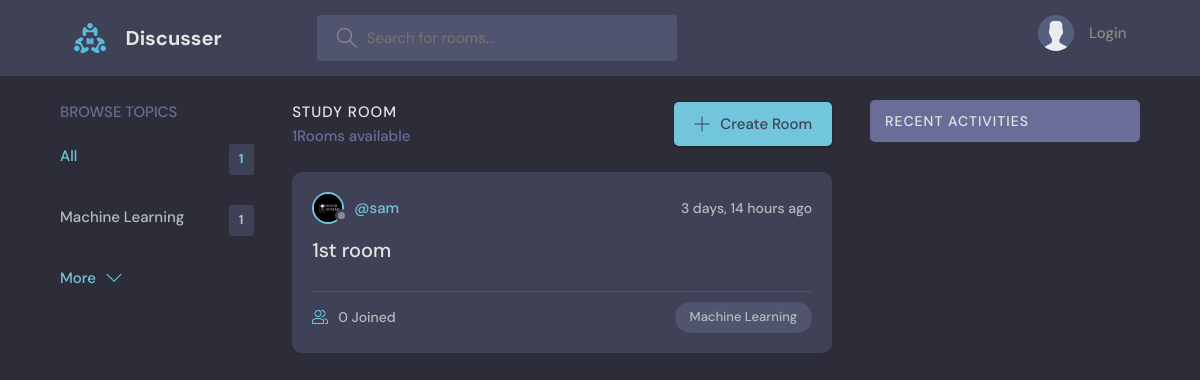
Before: / with the older database file.
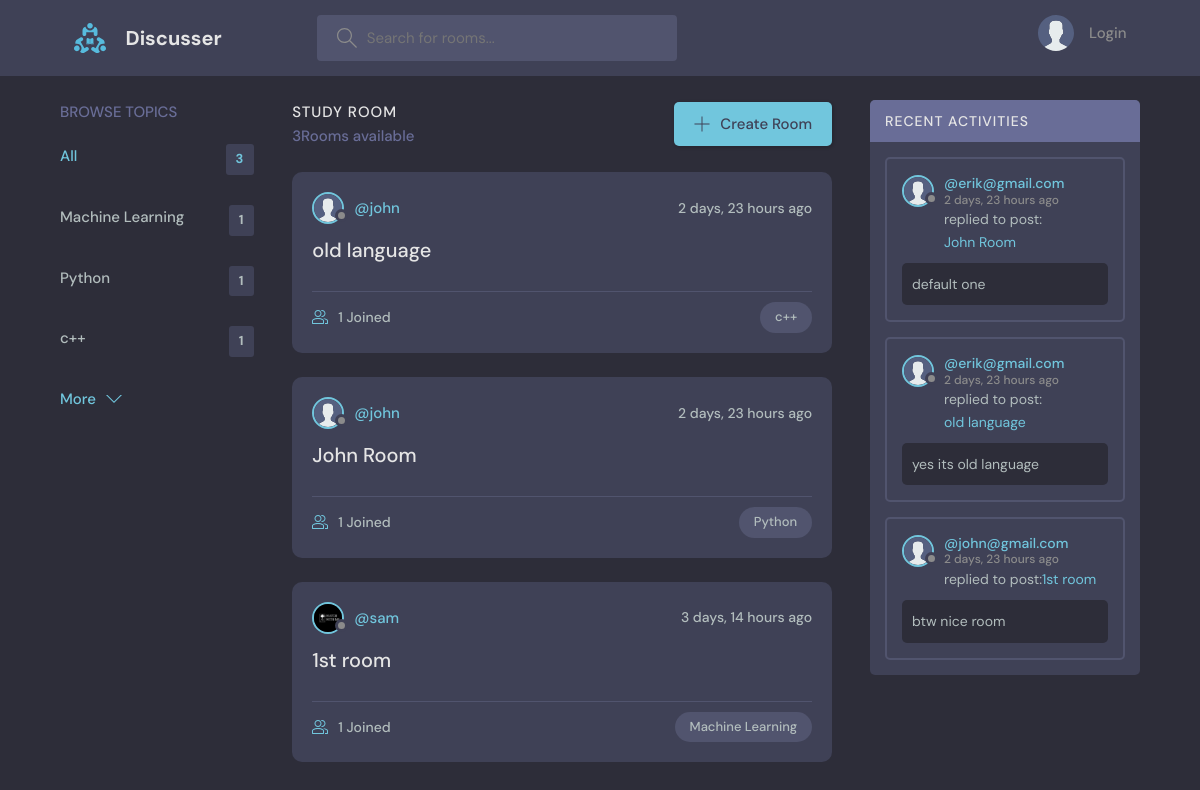
After: the same page with the newer database file.
### base/models.py (models this page shows, shortened)
class Topic(models.Model):
    name=models.CharField(max_length = 200)

class Room(models.Model):
    host=models.ForeignKey(User, on_delete=models.SET_NULL,null=True)
    topic =models.ForeignKey(Topic, on_delete=models.SET_NULL,null=True)
    name = models.CharField(max_length = 200)
    description = models.TextField(null=True, blank=True)
    participants = models.ManyToManyField(User, related_name='participants',blank=True)
    updated = models.DateTimeField(auto_now = True)
    created = models.DateTimeField(auto_now_add = True)
    class Meta:
        ordering = ['-updated','-created']
    def __str__(self):
        return self.name

class User(AbstractUser):
    name = models.CharField(max_length = 200, null=True)
    email = models.EmailField(unique = True,null=True)
    bio = models.TextField(null=True)
    avatar = models.ImageField(null=True ,default="avatar.svg")
    USERNAME_FIELD = 'email'
    REQUIRED_FIELDS = []

class Message(models.Model):
    user=models.ForeignKey(User, on_delete=models.CASCADE)
    room = models.ForeignKey(Room, on_delete=models.CASCADE)
    body = models.TextField()
    updated = models.DateTimeField(auto_now = True)
    created = models.DateTimeField(auto_now_add = True)
    class Meta:
        ordering = ['-updated','-created']

### base/views.py (the view)
# urls.py: path("",views.home,name='home'),
def home(request):
    q = request.GET.get('q') if request.GET.get('q') != None else ''
    rooms = Room.objects.filter(
     Q(topic__name__icontains = q)|
     Q(name__icontains=q)|Q(description__icontains=q))
    topic = Topic.objects.all()[0:5]
    room_count = rooms.count()
    room_messages = Message.objects.filter(Q(room__topic__name__icontains=q))
    context = {'rooms':rooms,'topics':topic,'room_count':room_count,'room_messages':room_messages}
    return render(request,'base/home.html',context)

### base/templates/base/home.html (shortened to what this page needs)
{% extends 'main.html' %} {% block content %}
<main class="layout layout--3">
  <div class="container">
    {% include 'base/topics_component.html' %}
    <div class="roomList">
      <div class="roomList__header">
        <div>
          <h2>Study Room</h2>
          <p>{{room_count}}Rooms available</p>
        </div>
        <a class="btn btn--main" href="/create-room">
          <svg
            version="1.1"
            xmlns="http://www.w3.org/2000/svg"
            width="32"
            height="32"
            viewBox="0 0 32 32"
          >
            <title>add</title>
            <path
              d="M16.943 0.943h-1.885v14.115h-14.115v1.885h14.115v14.115h1.885v-14.115h14.115v-1.885h-14.115v-14.115z"
            ></path>
          </svg>
          Create Room
        </a>
      </div>
      {% include 'base/feed_component.html' %}
    </div>
    {% include 'base/activity_component.html'%}
  </div>
</main>
{% endblock content%}

### base/templates/base/topics_component.html
<div class="topics">
  <div class="topics__header">
    <h2>Browse Topics</h2>
  </div>
  <ul class="topics__list">
    <li>
      <a href="/" class="active">All <span>{{topics.count}}</span></a>
    </li>
    {% for topic in topics %}
    <li>
      <a href="/?q={{topic.name}}"
        >{{topic.name}} <span>{{topic.room_set.all.count}}</span></a
      >
    </li>
    {% endfor %}
  </ul>
  <a class="btn btn--link" href="/topics">
    More
    <svg
      version="1.1"
      xmlns="http://www.w3.org/2000/svg"
      width="32"
      height="32"
      viewBox="0 0 32 32"
    >
      <title>chevron-down</title>
      <path d="M16 21l-13-13h-3l16 16 16-16h-3l-13 13z"></path>
    </svg>
  </a>
</div>

### base/templates/base/feed_component.html (shortened to what this page needs)
{% for room in rooms %}
<div class="roomListRoom">
  <div class="roomListRoom__header">
    <a href="/profile/{{room.host.id}}" class="roomListRoom__author">
      <div class="avatar avatar--small">
        <img src="{{room.host.avatar.url}}" />
      </div>
      <span>@{{room.host.username}}</span>
    </a>
    <div class="roomListRoom__actions">
      <span>{{room.created|timesince}} ago</span>
    </div>
  </div>
  <div class="roomListRoom__content">
    <a href="/room/{{room.id}}">{{room.name}}</a>
  </div>
  <div class="roomListRoom__meta">
    <a href="/room/{{room.id}}" class="roomListRoom__joined">
      {{room.participants.all.count}} Joined
    </a>
    <p class="roomListRoom__topic">{{room.topic.name}}</p>
  </div>
</div>
{%endfor%}

### base/templates/base/activity_component.html (shortened to what this page needs)
<div class="activities">
  <div class="activities__header">
    <h2>Recent Activities</h2>
  </div>
  {% for message in room_messages %}
  <div class="activities__box">
    <div class="activities__boxHeader roomListRoom__header">
      <a href="/profile/{{message.user.id}}" class="roomListRoom__author">
        <div class="avatar avatar--small">
          <img src="{{message.user.avatar.url}}" />
        </div>
        <p>
          @{{message.user}}
          <span>{{message.created|timesince}} ago</span>
        </p>
      </a>
    </div>
    <div class="activities__boxContent">
      <p>
        replied to post:<a href="/room/{{message.room.id}}">{{message.room}}</a>
      </p>
      <div class="activities__boxRoomContent">{{message.body}}</div>
    </div>
  </div>
  {% endfor %}
</div>

Changed rows visible on the page:
added Topic: name "Python", room_set.all.count "1"
added Topic: name "c++", room_set.all.count "1"
added Room: host.avatar (placeholder picture), host.username "john", created "2 days, 23 hours", name "old language", participants.all.count "1", topic.name "c++"
added Room: host.avatar (placeholder picture), host.username "john", created "2 days, 23 hours", name "John Room", participants.all.count "1", topic.name "Python"
computed for Room "1st room": participants.all.count "0" → "1"
added Message: user.avatar (placeholder picture), user "erik@gmail.com", created "2 days, 23 hours", room "John Room", body "default one"
added Message: user.avatar (placeholder picture), user "erik@gmail.com", created "2 days, 23 hours", room "old language", body "yes its old language"
added Message: user.avatar (placeholder picture), user "john@gmail.com", created "2 days, 23 hours", room "1st room", body "btw nice room"
Other visible differences:
{{ topics.count }}: "1" → "3"
{{ room_count }}: "1" → "3"
